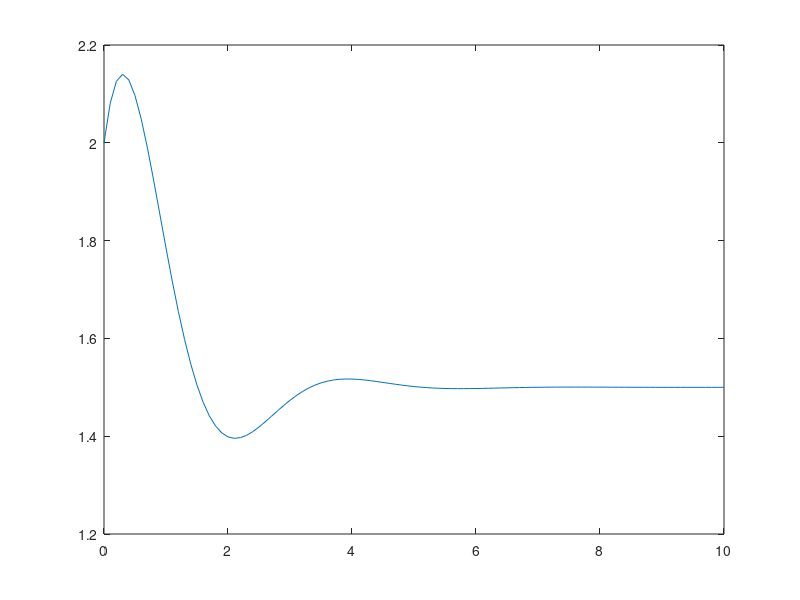

Reproduce this figure in MATLAB.
clear
clc 

num = [1 1 6]
den = [1 2 4 0]

[r, p, k] = residue(num, den)

r1abs = abs(r(1))
r1angle = angle(r(1)) * 180/pi

r2abs = abs(r(2))
r2angle = angle(r(2)) * 180/pi

t = [0:0.1:10];

wynik = 1.5 - exp(-t).*cos(1.7321*t + r1angle*pi/180);

plot(t, wynik);